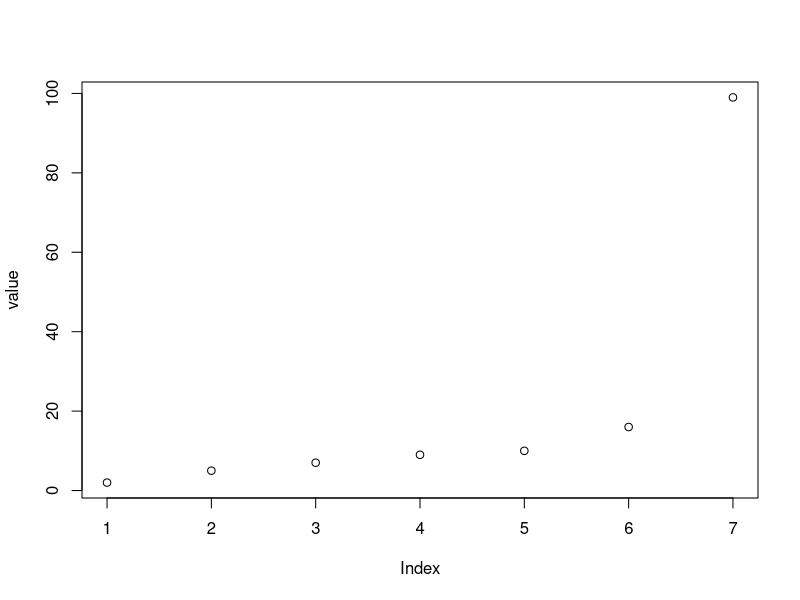
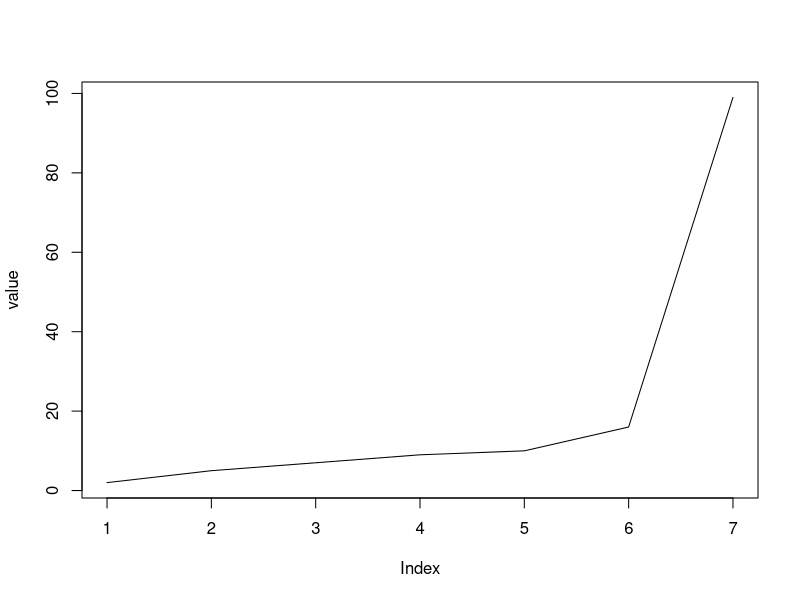
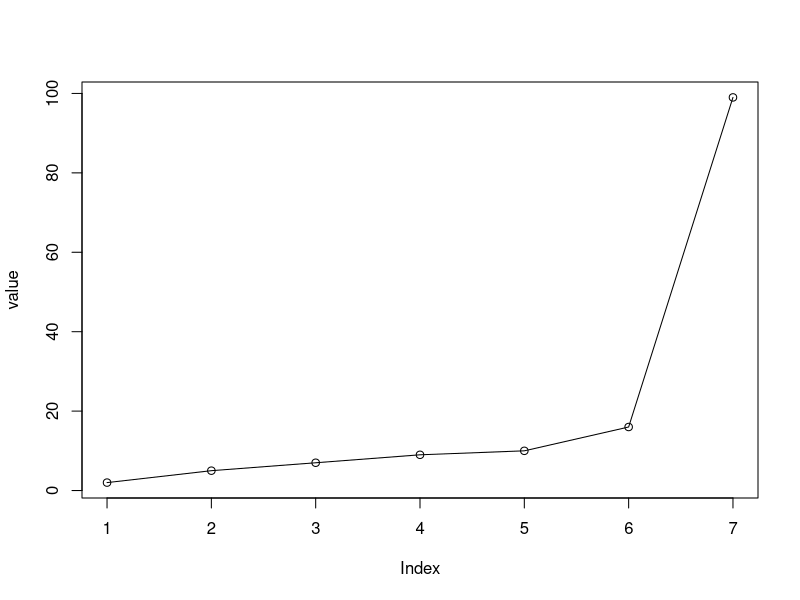
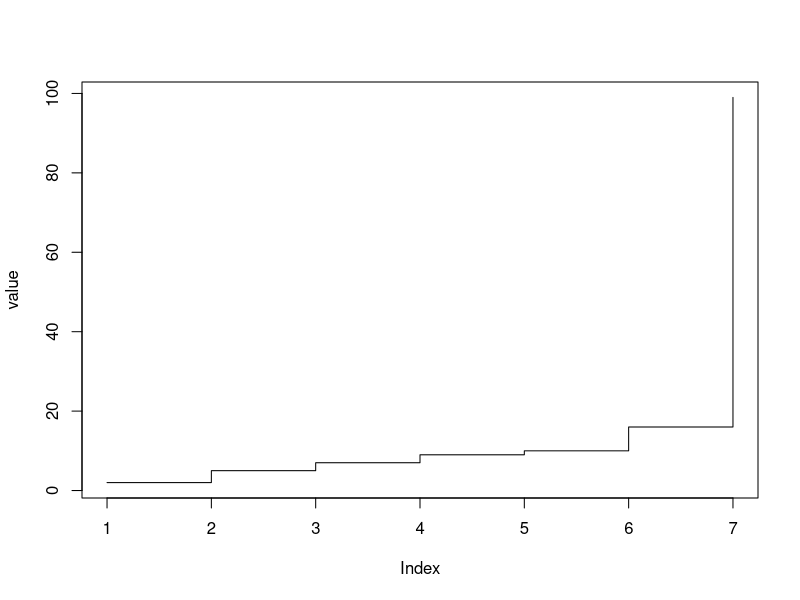
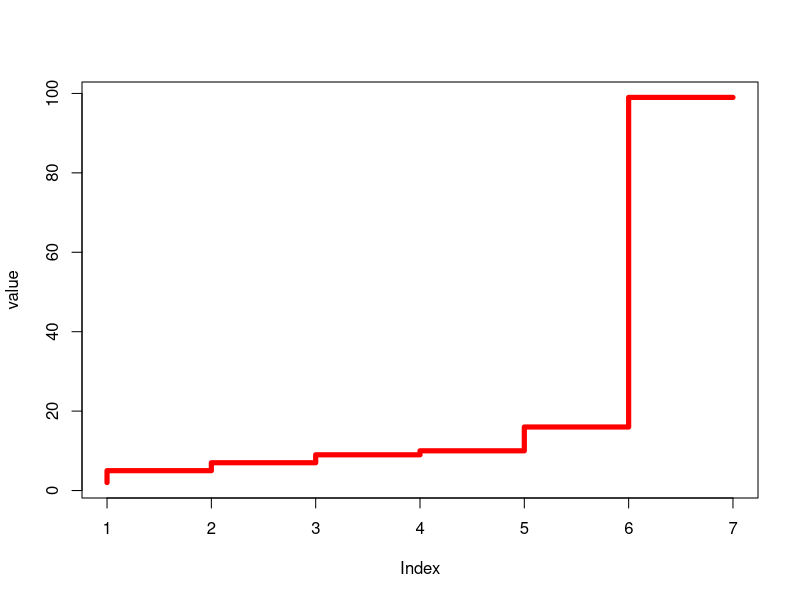
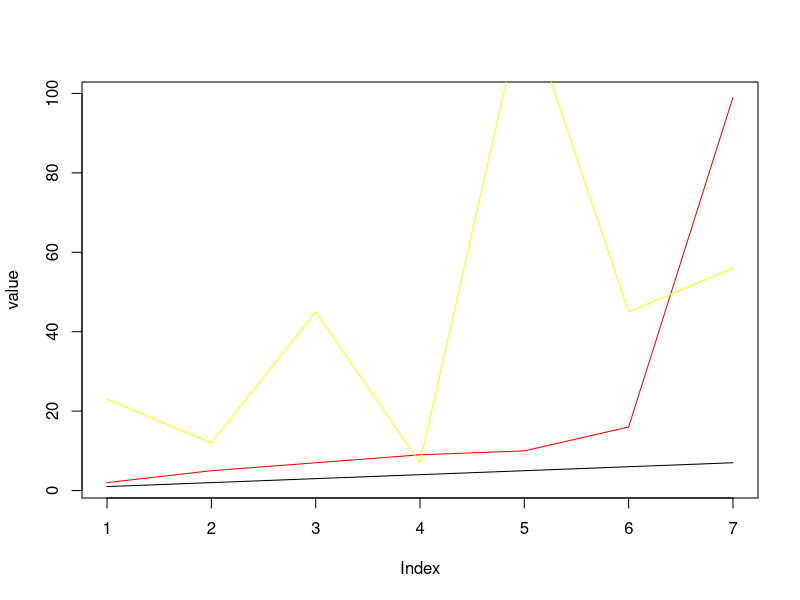
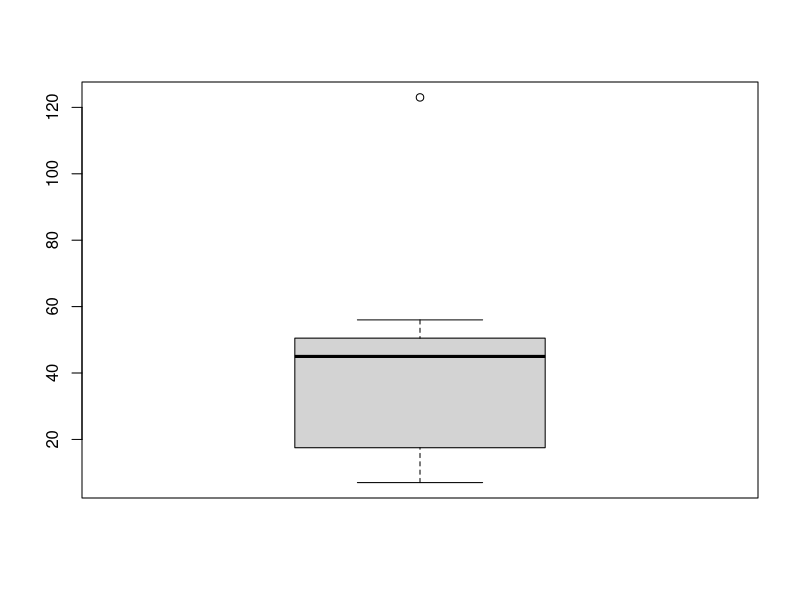
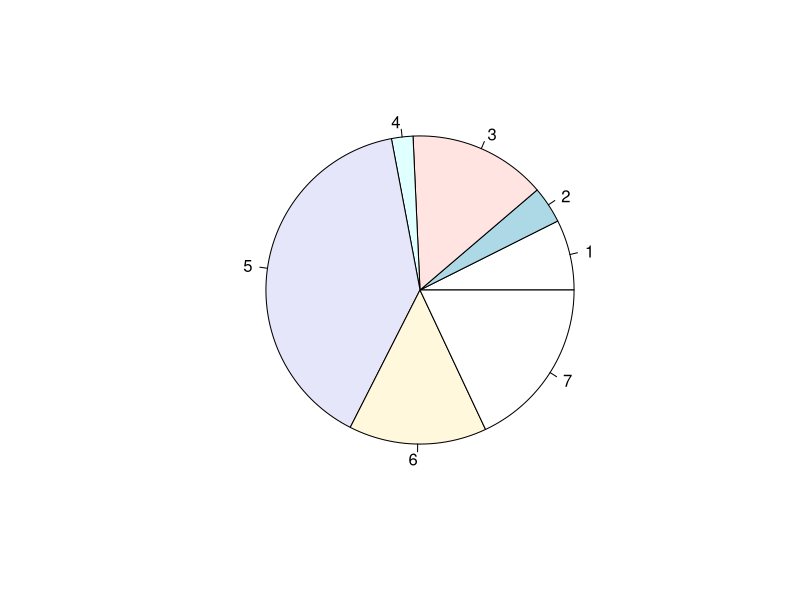

Reproduce these figures in R, in order. (Note: this script raises an error after producing the figures.)
## ---- chunk 1
df=data.frame(
              manager=c(1:5), 
              country=c("us","us","uk","uk","uk"), 
              gender=c('m','f','f','m','f'),
              q1=c(5,3,3,3,2),
              q2=c(NA,5,5,3,2),
              q3=c(5,2,5,NA,1),
              q4=c(2,3,6,5,4),
              age=c(32,43,55,23,65) ,
              stringAsFactor=FALSE
              )
print(df)
df$manager
is.na(df[1:5,1:9])
dim(df)#gives dimension
newdf=na.omit(df)
newdf
#testExcercise

## ---- chunk 2
value=c(2,5,7,9,10,16,99)
y=c(1,2,3,4,5,6,7)
plot(value)
plot(value,type = 'l')
plot(value,type='o')
plot(value,type='s')
plot(value,type='S', col ='red',lwd=5)
x=c(23,12,45,7,123,45,56)
plot(value,type='l',col='red')
lines(x,type='l', col='yellow')
lines(y,type='l')
boxplot(x)
summary(x)
labels=
pie(x)
## ---- chunk 3
x=c(21,62,10,52)
labels=c("central city","gotham","amazon","metropolis")
piepercent=round(100*x/sum(x),1)
pie(x,labels = piepercent,main = 'citypiechart',init.angle=90,angle=30,density=30,col=rainbow(length(x)))
pie3D(c(Sky = 78, "Sunny side of pyramid" = 17, "Shady side of pyramid" = 5),
    init.angle = 315, col = c("deepskyblue", "yellow", "yellow3"), border = FALSE)

